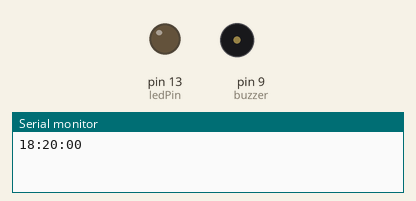
The sketch below on a simulated Arduino Uno, built with avr-gcc and run on an emulated ATmega328P. Shown: output pins drawn as LEDs (lit = HIGH), buzzer (waves = sounding), the last lines printed to the serial monitor. Dashed ring = blinking.

Above: at 0.1 s.
At 25.2 s:
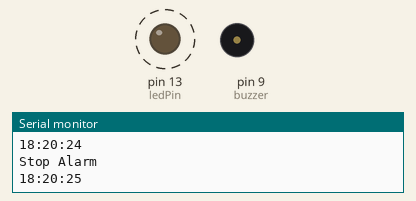
Timing chart, 0 to 26.7 s (numbered marks = the images above):
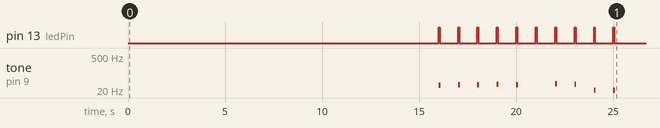

The sketch:

Alarm.ino
```cpp
#include <TimeLib.h>
#include <TimeAlarms.h>
int ledPin = 13;
int node =0;
int buzzer=9;
AlarmId id;
int melody[] = {
  31, 33, 33, 35, 33, 0, 37, 35
};
void setup() {
  Serial.begin(9600);
    while (!Serial) ;
  pinMode(ledPin, OUTPUT);
  pinMode(buzzer, OUTPUT);
 setTime(18,20,0,3,10,19);
  Alarm.alarmRepeat(18,20,15,SetAlarm);

}
void loop() {
  digitalClockDisplay();
  Alarm.delay(1000); // wait one second between clock display
}
void SetAlarm() {
  Serial.println("!!!!Alarm on!!!!!");
  Serial.println("The alarm will ring for 15 Sec");
   id = Alarm.timerRepeat(1, Repeats);
  Alarm.timerOnce(10, OnceOnly);
}
void Repeats() {
    tone(buzzer,melody[node]);
    digitalWrite(ledPin, HIGH);
    delay(50);
    digitalWrite(ledPin, LOW);
    delay(50);
    node+=1;
    noTone(buzzer);
}

void OnceOnly() {
  Serial.println("Stop Alarm");
  Alarm.free(id);
  id = dtINVALID_ALARM_ID;
  node=0;
}
void digitalClockDisplay() {

  Serial.print(hour());
  printDigits(minute());
  printDigits(second());
  Serial.println();
}

void printDigits(int digits) {
  Serial.print(":");
  if (digits < 10)
    Serial.print('0');
  Serial.print(digits);
}
```

Measured:
- by itself, tone on pin 9 (buzzer): plays 31 Hz for 0.10 s, 33 Hz for 0.10 s, 33 Hz for 0.10 s, 35 Hz for 0.10 s, 33 Hz for 0.10 s, 37 Hz for 0.10 s … (9 notes in this stretch)
